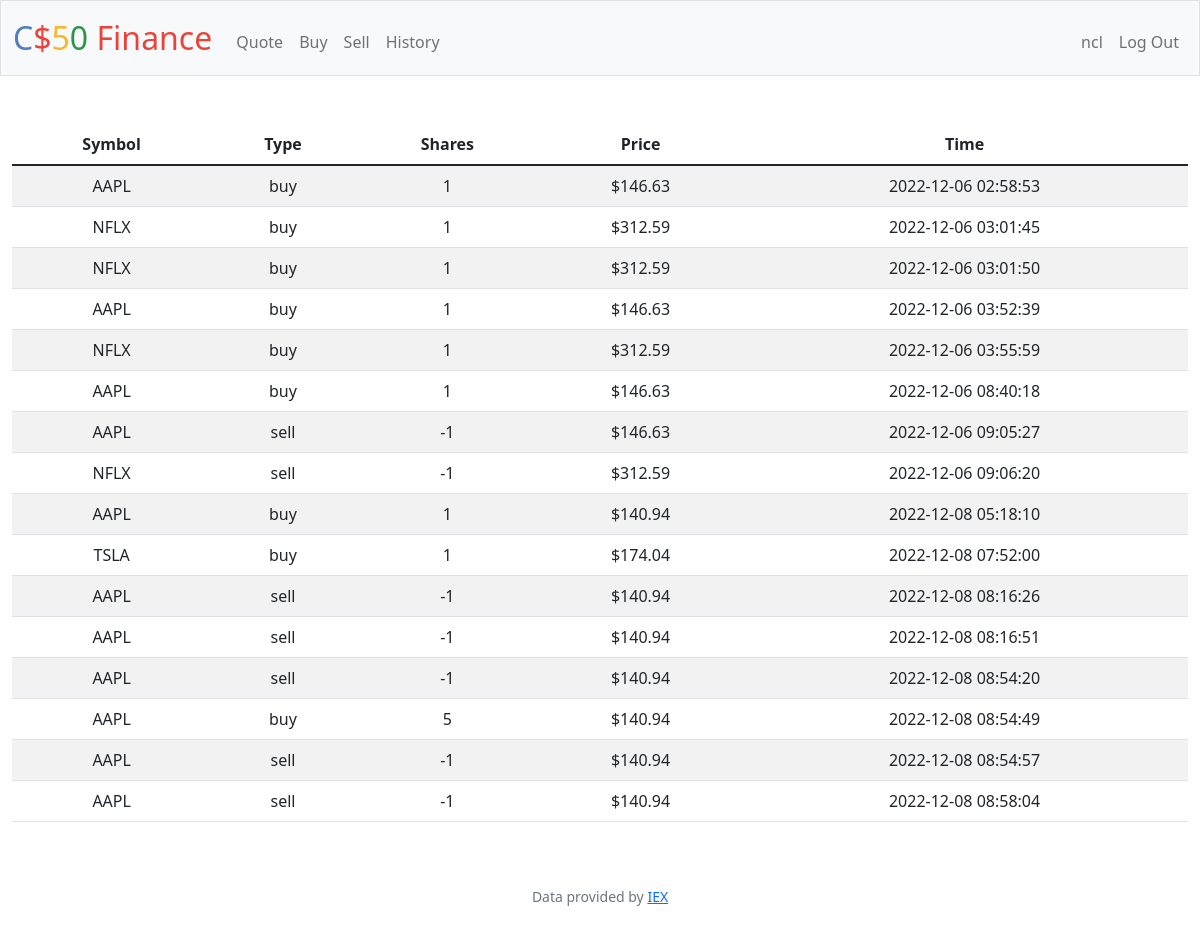
Screenshot of /history (signed in) with the database file from the repository.
### tables this page shows
CREATE TABLE transactions(
    id INTEGER PRIMARY KEY AUTOINCREMENT,
    user_id INTEGER NOT NULL, 
    name TEXT NOT NULL, 
    shares INTEGER NOT NULL, 
    price NUMERIC NOT NULL, 
    type TEXT NOT NULL, 
    symbol TEXT NOT NULL, 
    time TIMESTAMP DEFAULT CURRENT_TIMESTAMP, 
    FOREIGN KEY(user_id) REFERENCES users(id)
);

### finance/app.py (the view)
@app.route("/history")
@login_required
def history():
    uid = session["user_id"]
    hist = db.execute("SELECT type, symbol, price, shares, time FROM transactions WHERE user_id = ?", uid)
    return render_template("history.html", histo=hist, usd=usd)

### finance/app.py (called while the page is built)
@app.after_request
def after_request(response):
    response.headers["Cache-Control"] = "no-cache, no-store, must-revalidate"
    response.headers["Expires"] = 0
    response.headers["Pragma"] = "no-cache"
    return response

### finance/helpers.py (called while the page is built)
def login_required(f):
    @wraps(f)
    def decorated_function(*args, **kwargs):
        if session.get("user_id") is None:
            return redirect("/login")
        return f(*args, **kwargs)
    return decorated_function

def usd(value):
    return f"${value:,.2f}"

### finance/templates/history.html (shortened to what this page needs)
{% extends "layout.html" %}
{% block main %}
<table class="table table-striped">
    <thead>
        <tr>
            <th>Symbol</th>
            <th>Type</th>
            <th>Shares</th>
            <th>Price</th>
            <th>Time</th>
        </tr>
    </thead>
    <tbody>
        {% for transact in histo %}
        <tr>
            <td>{{ transact["symbol"].upper()}}</td>
            <td>{{ transact["type"]}}</td>
            <td>{{ transact["shares"]}}</td>
            <td>{{ usd(transact["price"]) }}</td>
            <td>{{ transact["time"]}}</td>
        </tr>
        {% endfor %}
</table>
{% endblock %}

### finance/templates/layout.html (shortened to what this page needs)
<!DOCTYPE html>
<html lang="en">
    <head>
        <link href="https://cdn.jsdelivr.net/npm/bootstrap@5.1.3/dist/css/bootstrap.min.css" rel="stylesheet">
        <link href="/static/styles.css" rel="stylesheet">
    </head>
    <body>
        <nav class="bg-light border navbar navbar-expand-md navbar-light">
            <div class="container-fluid">
                <a class="navbar-brand" href="/"><span class="blue">C</span><span class="red">$</span><span class="yellow">5</span><span class="green">0</span> <span class="red">Finance</span></a>
                <div class="collapse navbar-collapse" id="navbar">
                    {% if session["user_id"] %}
                        <ul class="navbar-nav me-auto mt-2">
                            <li class="nav-item"><a class="nav-link" href="/quote">Quote</a></li>
                            <li class="nav-item"><a class="nav-link" href="/buy">Buy</a></li>
                            <li class="nav-item"><a class="nav-link" href="/sell">Sell</a></li>
                            <li class="nav-item"><a class="nav-link" href="/history">History</a></li>
                        </ul>
                        <ul class="navbar-nav ms-auto mt-2">
                            <li class="nav-item"><a class="nav-link"href="/profile">{{session["user"]}}</a></li>
                            <li class="nav-item"><a class="nav-link" href="/logout">Log Out</a></li>
                        </ul>
                    {% else %}
                        <ul class="navbar-nav ms-auto mt-2">
                            <li class="nav-item"><a class="nav-link" href="/register">Register</a></li>
                            <li class="nav-item"><a class="nav-link" href="/login">Log In</a></li>
                        </ul>
                    {% endif %}
                </div>
            </div>
        </nav>
        <main class="container-fluid py-5 text-center">
            {% block main %}{% endblock %}
        </main>
        <footer class="mb-5 small text-center text-muted">
            Data provided by <a href="https://iexcloud.io/">IEX</a>
        </footer>
    </body>
</html>

### finance/static/styles.css (style rules this page uses)
nav .navbar-brand { font-size: xx-large; }
nav .navbar-brand .blue { color: #537fbe; }
nav .navbar-brand .red { color: #ea433b; }
nav .navbar-brand .yellow { color: #f5b82e; }
nav .navbar-brand .green { color: #2e944b; }

### rows the page displays
transactions: price "$146.63"
transactions: price "$312.59"
transactions: price "$312.59"
transactions: price "$146.63"
transactions: price "$312.59"
transactions: price "$146.63"
transactions: price "$146.63"
transactions: price "$312.59"
transactions: price "$140.94"
transactions: price "$174.04"
transactions: price "$140.94"
transactions: price "$140.94"
transactions: price "$140.94"
transactions: price "$140.94"
transactions: price "$140.94"
transactions: price "$140.94"

### other values shown
{{ session["user"] }} "ncl"
